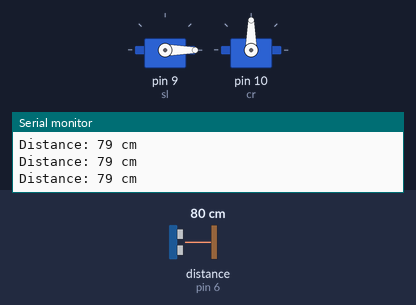
Bench run of a sketch on a simulated Arduino Uno, built with avr-gcc and run on an emulated ATmega328P. On the bench: 2 × servo, the last lines printed to the serial monitor. Wiring (inferred from the names in the program): ultrasonic range finder: trigger pin 5; echo pin 6. The test bench sets the inputs (shaded band); at power-on: distance to the obstacle (sensor on pin 6) 80 cm. The echo pulse lasts 58.3 µs per cm.

Above: at 1.2 s.
1.3 s: distance to the obstacle (sensor on pin 6) set to 19 cm
2.8 s: distance to the obstacle (sensor on pin 6) set to 15 cm
At 4.1 s:
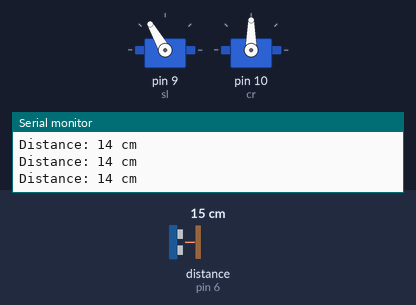
4.9 s: distance to the obstacle (sensor on pin 6) set to 35 cm
At 5.3 s:
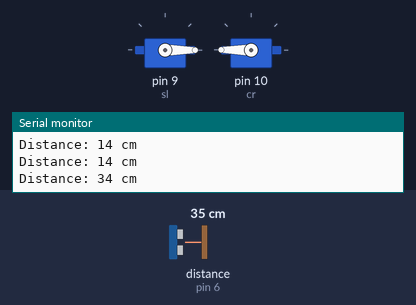
6.9 s: distance to the obstacle (sensor on pin 6) set to 9 cm
At 7.3 s:
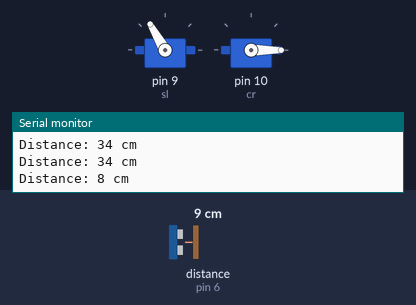
8.9 s: distance to the obstacle (sensor on pin 6) set to 18 cm
At 10.7 s:
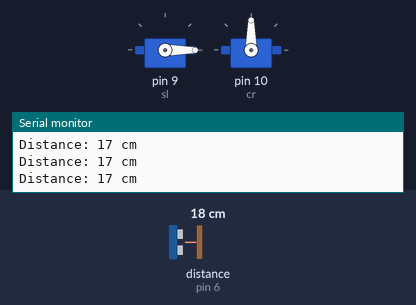
Timing chart, 0 to 11.9 s (numbered marks = the images above; inputs shaded):
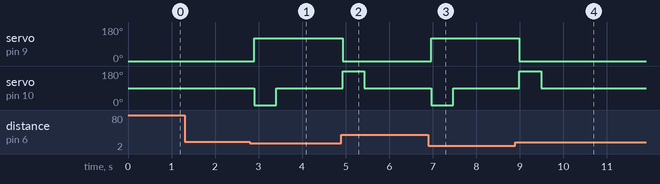

Measured:
- the behaviour switches between 17 and 16 cm on distance to the obstacle (sensor on pin 6) (found by bisection; images 0 and 1)
- after the input at 2.8 s, servo on pin 9 (sl): 0° → 120° after 0.10 s; servo on pin 10 (cr): 90° → 0° after 0.10 s, → 90° 0.50 s later
- after the input at 4.9 s, servo on pin 9 (sl): 120° → 0° at once; servo on pin 10 (cr): 90° → 180° at once, → 90° 0.50 s later
- after the input at 6.9 s, servo on pin 9 (sl): 0° → 120° after 0.07 s; servo on pin 10 (cr): 90° → 0° after 0.07 s, → 90° 0.50 s later
- after the input at 8.9 s, servo on pin 9 (sl): 120° → 0° after 0.09 s; servo on pin 10 (cr): 90° → 180° after 0.09 s, → 90° 0.50 s later

The sketch:

2-servo-motors-code-updated-problem-fixed.ino
```cpp
#include <Servo.h>

Servo sl;   // 180° positional servo
Servo cr;   // 360° continuous servo

int trigPin = 5;
int echoPin = 6;
long duration;
int cm;

// Store whether the object was previously close
bool objectClose = false;

void setup() {
  Serial.begin(9600);
  pinMode(trigPin, OUTPUT);
  pinMode(echoPin, INPUT);

  sl.attach(9);   // 180° servo signal pin
  cr.attach(10);  // 360° continuous servo signal pin

  sl.write(0);    // Ensure starting position
  cr.write(90);   // Stop continuous servo
}

void loop() {
  // Trigger the ultrasonic sensor
  digitalWrite(trigPin, LOW);
  delayMicroseconds(5);
  digitalWrite(trigPin, HIGH);
  delayMicroseconds(10);
  digitalWrite(trigPin, LOW);

  // Read the echo (with timeout)
  duration = pulseIn(echoPin, HIGH, 20000); // timeout after 20 ms (~3.4 m range)

  // Calculate distance in cm
  if (duration == 0) {
    Serial.println("No echo");
    return;
  }

  cm = duration / 2 / 29.1;

  // Limit detection range
  if (cm <= 0 || cm > 300) {
    Serial.println("Out of range");
    return;
  }

  Serial.print("Distance: ");
  Serial.print(cm);
  Serial.println(" cm");

  // Control the servos based on distance
  if (cm <= 15 && !objectClose) {
    // Object just came close
    sl.write(120);        // Move 180° servo ~120°
    cr.write(0);          // Rotate 360° servo CW
    delay(500);           // ~120° rotation (tune this if needed)
    cr.write(90);         // Stop continuous servo
    objectClose = true;   // Mark object as close
  }
  else if (cm > 15 && objectClose) {
    // Object moved away, return servos to initial position
    sl.write(0);          // Reset 180° servo
    cr.write(180);        // Rotate 360° servo CCW
    delay(500);           // ~120° back rotation (same timing as forward)
    cr.write(90);         // Stop continuous servo
    objectClose = false;  // Mark object as far
  }

  delay(100); // Small delay to avoid too frequent readings
}
```
